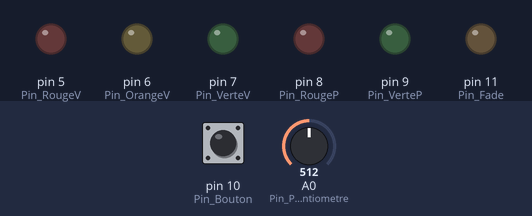
This sketch was run on a simulated Arduino Uno, built with avr-gcc and run on an emulated ATmega328P. Shown: output pins drawn as LEDs (lit = HIGH). Inputs (shaded band) come from the test bench; at power-on: pin 10 (Pin_Bouton) HIGH, A0 (Pin_Potentiometre) = 512.

Above: at 0.05 s.
At 15.05 s:
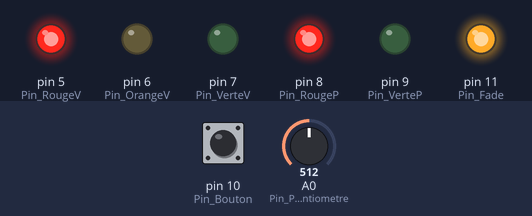
At 22.55 s:
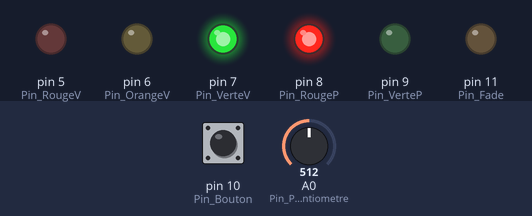
At 30.2 s:
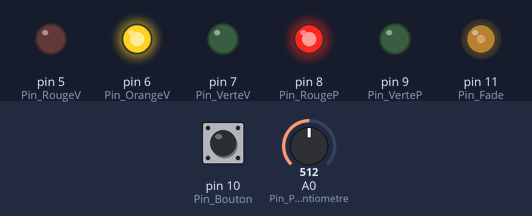
Timing chart, 0 to 39.3 s (numbered marks = the images above):
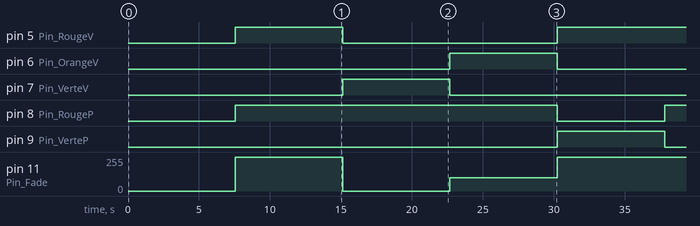

The sketch:

carrefour_potentiometre_bouton.ino
```cpp
/*Commentaire:
Description : Permet de simuler un carrefour Voiture Piétons, un potentiomètre permet de régler la durée des passages de couleurs et un bouton permet de basculer au orange pour les voitures quand elles sont au vert pour faire passer les piétons
Etat : Fonctionnel
Schéma : Disponible

Un changement possible serait de définir une durée fixe d'attente entre le orange et le rouge
*/


//déclaration des variables
int Pin_RougeV = 5;
int Pin_OrangeV = 6;
int Pin_VerteV = 7;
int Pin_RougeP = 8;
int Pin_VerteP = 9;
int Pin_Potentiometre = A0;
int Pin_Bouton = 10;
int Pin_Fade = 11;


float time=0.00;                                                                                                //sert à récupérer le millis() à un moment donné                                                                                               //temps d'attente lu sur le potentiomètre


//déclaration des fonctions
void f_led_managment (char Led_RougeV, char Led_OrangeV, char Led_VerteV, char Led_RougeP, char Led_VerteP, int Led_Fade) {   //cette fonction permet de gérer toutes les leds
  digitalWrite(Pin_RougeV, Led_RougeV);
  digitalWrite(Pin_OrangeV, Led_OrangeV);
  digitalWrite(Pin_VerteV, Led_VerteV);
  digitalWrite(Pin_RougeP, Led_RougeP);
  digitalWrite(Pin_VerteP, Led_VerteP);
  analogWrite(Pin_Fade, Led_Fade);}

void temps_attente (){                                                                                          //une fonction void ne renvoie rien, une fonction float renvoie un floatant, une fonction int renvoie un entier, une fonction bool renvoie soit true soir false, on utilise return "truc que l'on renvoie"; pour void pas besoin de return;
  time=millis();
  while ((float)(time+5000.00+5*analogRead(Pin_Potentiometre))>millis()){
    //ne rien faire
    }}


void setup() {
  pinMode(Pin_RougeV, OUTPUT);
  pinMode(Pin_OrangeV, OUTPUT);
  pinMode(Pin_VerteV, OUTPUT);
  pinMode(Pin_RougeP, OUTPUT);
  pinMode(Pin_VerteP, OUTPUT);

  pinMode(Pin_Potentiometre, INPUT);
  pinMode(Pin_Bouton, INPUT);}


void loop()
{
  temps_attente();
  //char Led_RougeV, char Led_OrangeV, char Led_VerteV, char Led_RougeP, char Led_VerteP, int Led_Fade
  f_led_managment(HIGH, LOW, LOW, HIGH, LOW, 255);

  temps_attente();
  f_led_managment(LOW, LOW, HIGH, HIGH, LOW, 0);

  time=millis();                                                                                                //avant ici, j'avais définit une fonction pour tout ce bout de code mais je ne l'appel qu'une seule fois, donc j'ais supprimé ma fonction et déplacé le bout de code ici, car ça fait plus de ligne en définissant une fonction.
  //test= float(time)+float(5000.00+5*analogRead(Pin_Potentiometre));
  while ((float)(time+5000.00+5*analogRead(Pin_Potentiometre))>millis()){
    if (0==digitalRead(Pin_Bouton)){
      break;}}

  f_led_managment(LOW, HIGH, LOW, HIGH, LOW, 100);
  temps_attente();

  f_led_managment(HIGH, LOW, LOW, LOW, HIGH, 255);


}
```

Measured:
- by itself, pin 5 (Pin_RougeV): repeats every 30.2 s: LOW 15.1 s, HIGH 15.1 s
- by itself, pin 6 (Pin_OrangeV), pin 7 (Pin_VerteV), pin 9 (Pin_VerteP): alternates HIGH for 7.6 s and LOW for 22.7 s
- by itself, pin 8 (Pin_RougeP): alternates HIGH for 22.7 s and LOW for 7.6 s
- by itself, pin 11 (Pin_Fade): repeats every 30.2 s: 0/255 7.6 s, 100/255 7.6 s, 255/255 15.1 s
